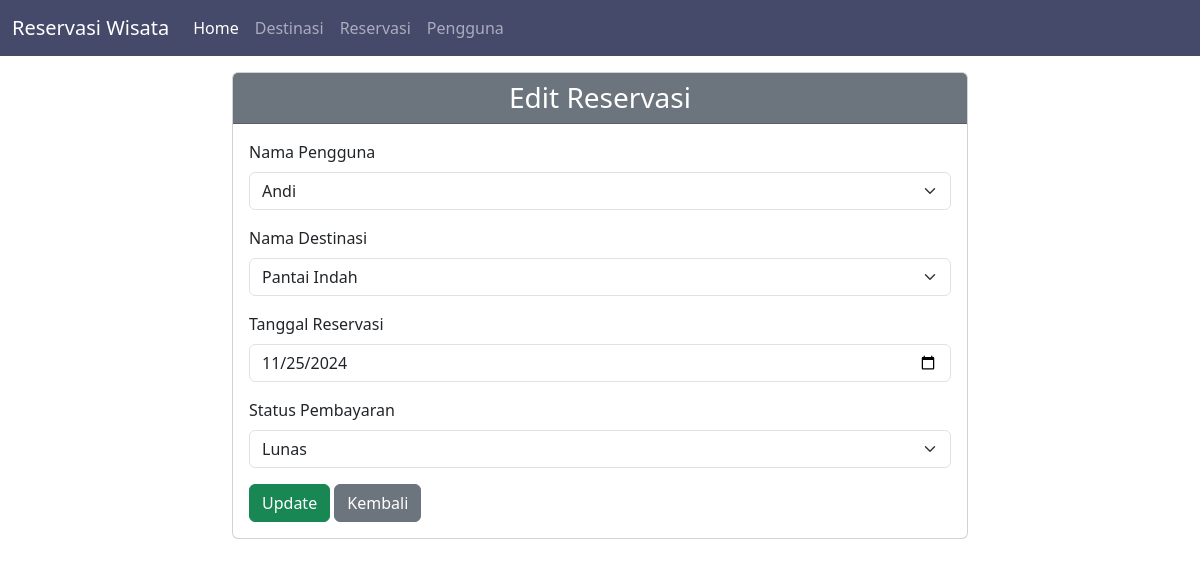
Page /reservasi/edit/1 on the committed database.
### tables this page shows
CREATE TABLE `reservations` (
  `reservation_id` int NOT NULL,
  `user_id` int NOT NULL,
  `destination_id` int NOT NULL,
  `tgl_reservasi` date NOT NULL,
  `status_pembayaran` enum('Pending','Lunas','Dibatalkan') DEFAULT 'Pending'
);

CREATE TABLE `users` (
  `id_users` int NOT NULL,
  `nama` varchar(150) NOT NULL,
  `email` varchar(150) NOT NULL,
  `nomor_telepon` varchar(20) NOT NULL
);

CREATE TABLE `destinations` (
  `id_destinasi` int NOT NULL,
  `nama_destinasi` varchar(150) NOT NULL,
  `lokasi` varchar(150) NOT NULL,
  `deskripsi` text,
  `harga_tiket` decimal(10,2) NOT NULL
);

### app/controllers/ReservationController.php (called while the page is built, shortened)
<?php
require_once '../app/models/Reservation.php';
require_once '../app/models/User.php';
require_once '../app/models/Destinations.php';
class ReservationController {
    private $reservasiModel;
    private $userModel;
    private $destinationModel;
    public function __construct() {
        $this->reservasiModel = new Reservation();
        $this->userModel = new User();
        $this->destinationModel = new Destinasi();
    }
    public function edit($reservation_id) {
        $reservasi = $this->reservasiModel->find($reservation_id);
        $users = $this->userModel->getAllUsers();
        $destinations = $this->destinationModel->getAllDestinasi();
        require_once '../app/views/reservations/edit.php';
    }
}
?>

### public/index.php (called while the page is built, shortened)
<?php
require_once '../routes.php';

### config/database.php (called while the page is built, shortened)
<?php
class Database {
    private $host = 'localhost';
    private $db_name = 'wisata';
    private $username = 'root';
    private $password = '';
    public function connect() {
        $this->conn = null;
        try {
            $this->conn = new PDO("mysql:host=" . $this->host . ";dbname=" . $this->db_name, $this->username, $this->password);
            $this->conn->setAttribute(PDO::ATTR_ERRMODE, PDO::ERRMODE_EXCEPTION);
        } catch(PDOException $e) {
            echo "Connection error: " . $e->getMessage();
        }
        return $this->conn;
    }
}
?>

### app/models/Reservation.php (called while the page is built, shortened)
<?php
require_once '../config/database.php';
class Reservation {
    private $db;
    public function __construct() {
        $this->db = (new Database())->connect();
    }
    public function find($reservation_id) {
        $query = $this->db->prepare("SELECT * FROM reservations WHERE reservation_id = :reservation_id");
        $query->bindParam(':reservation_id', $reservation_id, PDO::PARAM_INT);
        $query->execute();
        return $query->fetch(PDO::FETCH_ASSOC);
    }
}

### app/models/User.php (called while the page is built, shortened)
<?php
require_once '../config/database.php';
class User {
    private $db;
    public function __construct() {
        $this->db = (new Database())->connect();
    }
    public function getAllUsers() {
        $query = $this->db->query("SELECT * FROM users");
        return $query->fetchAll(PDO::FETCH_ASSOC);
    }
}

### app/models/Destinations.php (called while the page is built, shortened)
<?php
require_once '../config/database.php';
class Destinasi {
    private $db;
    public function __construct() {
        $this->db = (new Database())->connect();
    }
    public function getAllDestinasi() {
        $query = $this->db->query("SELECT * FROM destinations");
        return $query->fetchAll(PDO::FETCH_ASSOC);
    }
}

### app/views/reservations/edit.php (the view, shortened to what this page needs)
<?php
require_once __DIR__ . '/../template/header.php';
?>
    <div class="container mt-3 my-4">
        <div class="row justify-content-center">
            <div class="col-md-8">
                <div class="card mb-4">
                    <div class="card-header bg-secondary text-white text-center">
                        <h3 class="mb-0">Edit Reservasi</h3>
                    </div>
                    <div class="card-body">
                        <form action="/reservasi/update/<?php echo $reservasi['reservation_id']; ?>" method="POST">
                            <div class="mb-3">
                                <label for="user_id" class="form-label">Nama Pengguna</label>
                                <select name="user_id" class="form-select" required>
                                    <?php foreach ($users as $user): ?>
                                        <option value="<?= $user['id_users'] ?>" <?= $user['id_users'] == $reservasi['user_id'] ? 'selected' : '' ?>><?= htmlspecialchars($user['nama']) ?></option>
                                    <?php endforeach; ?>
                                </select>
                            </div>
                            <div class="mb-3">
                                <label for="destination_id" class="form-label">Nama Destinasi</label>
                                <select name="destination_id" class="form-select" required>
                                    <?php foreach ($destinations as $destination): ?>
                                        <option value="<?= $destination['id_destinasi'] ?>"
                                            <?= $destination['id_destinasi'] == $reservasi['destination_id'] ? 'selected' : '' ?>>
                                            <?= htmlspecialchars($destination['nama_destinasi']) ?>
                                        </option>
                                    <?php endforeach; ?>
                                </select>
                            </div>
                            <div class="mb-3">
                                <label for="tgl_reservasi" class="form-label">Tanggal Reservasi</label>
                                <input type="date" name="tgl_reservasi" value="<?php echo htmlspecialchars($reservasi['tgl_reservasi']); ?>" class="form-control" required>
                            </div>
                            <div class="mb-3">
                                <label for="status_pembayaran" class="form-label">Status Pembayaran</label>
                                <select name="status_pembayaran" class="form-select">
                                    <option value="Lunas" <?= $reservasi['status_pembayaran'] == 'Lunas' ? 'selected' : '' ?>>Lunas</option>
                                </select>
                            </div>
                            <div>
                                <button type="submit" class="btn btn-success">Update</button>
                                <a href="/reservasi/index" class="btn btn-secondary">Kembali</a>
                            </div>
                        </form>
                    </div>
                </div>
            </div>
        </div>
    </div>
<?php
require_once __DIR__ . '/../template/footer.php';
?>

### rows in the picture
reservations: user_id "Andi", destination_id "Pantai Indah", tgl_reservasi "11/25/2024", status_pembayaran "Lunas"
